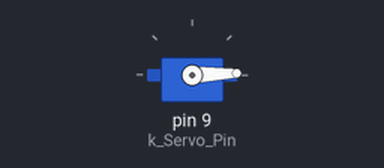
This sketch was run on a simulated Arduino Uno, built with avr-gcc and run on an emulated ATmega328P. On the bench: servo.

Above: at 0.05 s.
At 1.75 s:
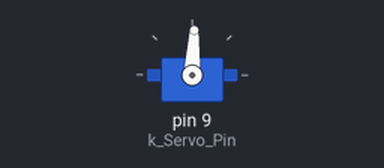
At 3.45 s:
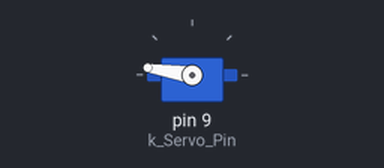
At 6.9 s:
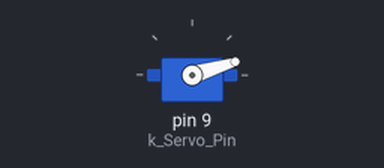
Timing chart, 0 to 9.4 s (numbered marks = the images above):
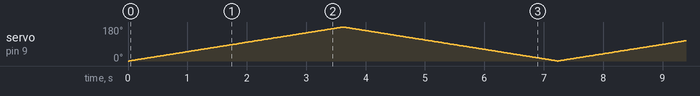

The sketch:

Chap8_2.pde
```cpp
#include <Servo.h>

const int k_Servo_Pin = 9;

Servo servo;

void setup()
{
  servo.attach(k_Servo_Pin);
}

void loop()
{
  for(int i = 0; i < 180; i++){
    servo.write(i);
    delay(20);
  }
  for(int i = 180; i > 0; i--){
    servo.write(i);
    delay(20);
  }
}
```
